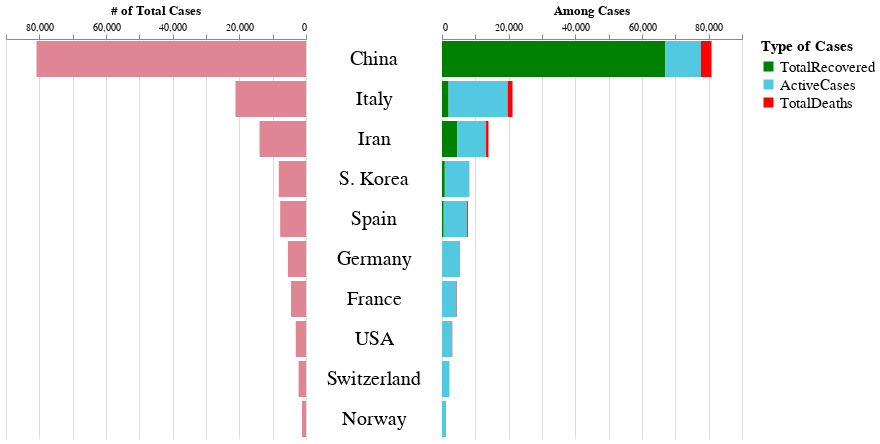

Source (notebook cell):
### Code cell
# ranking list 
names_c = data_1['Country,Other'].to_list()

# replace NaN with 0 in Total Deaths

middle  = alt.Chart(data_1).encode(
    alt.Y('Country,Other:N', sort = names, axis=None),
    text = alt.Text('Country,Other:N'),
).mark_text(fontSize = 20).properties( height = 400)

left = alt.Chart(data_1).encode(
    alt.Y('Country,Other:N', sort = names_c, title = None, axis = None),
    alt.X('TotalCases:Q', sort = 'descending', axis = alt.Axis(title = None,orient = 'top'))
).mark_bar(color = '#E08594').properties(
width = 300,
    height = 400,
    title = '# of Total Cases'
)

# long form
right_data = data_1[['Country,Other', 'TotalRecovered', 'ActiveCases','TotalDeaths']]
right_data = pd.melt(right_data, id_vars = 'Country,Other')

right = alt.Chart(right_data).mark_bar().encode(
    alt.Y('Country,Other:N', axis = None, sort = names_c),
    alt.X('value:Q', axis = alt.Axis(title = None,orient = 'top')),
    alt.Color('variable:N', scale = alt.Scale(domain = names, range = colors),\
             legend = alt.Legend(title = 'Type of Cases', titleFontSize = 15, labelFontSize = 15))
).properties(
width = 300,
    height = 400,
    title = 'Among Cases'
)
(left | middle| right).configure_view(strokeWidth=0)

### Figure 1 — Vega-Lite specification as saved in the notebook (floating-point values rounded to 4 significant figures)
{"config": {"view": {"continuousWidth": 400, "continuousHeight": 300, "strokeWidth": 0}}, "hconcat": [{"mark": {"type": "bar", "color": "#E08594"}, "encoding": {"x": {"type": "quantitative", "axis": {"orient": "top", "title": null}, "field": "TotalCases", "sort": "descending"}, "y": {"type": "nominal", "axis": null, "field": "Country,Other", "sort": ["China", "Italy", "Iran", "S. Korea", "Spain", "Germany", "France", "USA", "Switzerland", "Norway"], "title": null}}, "height": 400, "title": "# of Total Cases", "width": 300}, {"mark": {"type": "text", "fontSize": 20}, "encoding": {"text": {"type": "nominal", "field": "Country,Other"}, "y": {"type": "nominal", "axis": null, "field": "Country,Other", "sort": ["TotalRecovered", "ActiveCases", "TotalDeaths"]}}, "height": 400}, {"data": {"name": "data-e9ec576f25ce0ef18a76d89db83d0b48"}, "mark": "bar", "encoding": {"color": {"type": "nominal", "field": "variable", "legend": {"labelFontSize": 15, "title": "Type of Cases", "titleFontSize": 15}, "scale": {"domain": ["TotalRecovered", "ActiveCases", "TotalDeaths"], "range": ["green", "#52C9E0", "red"]}}, "x": {"type": "quantitative", "axis": {"orient": "top", "title": null}, "field": "value"}, "y": {"type": "nominal", "axis": null, "field": "Country,Other", "sort": ["China", "Italy", "Iran", "S. Korea", "Spain", "Germany", "France", "USA", "Switzerland", "Norway"]}}, "height": 400, "title": "Among Cases", "width": 300}], "data": {"name": "data-e931ad9b769553cec3508df328ff93c7"}, "$schema": "https://vega.github.io/schema/vega-lite/v4.0.2.json", "datasets": {"data-e931ad9b769553cec3508df328ff93c7": [{"Country,Other": "China", "TotalCases": 80849, "NewCases": "+25", "TotalDeaths": 3199.0, "NewDeaths": 10.0, "TotalRecovered": 66930.0, "ActiveCases": 10719, "Serious,Critical": 3226.0, "Tot Cases/1M pop": 56.2}, {"Country,Other": "Italy", "TotalCases": 21157, "NewCases": null, "TotalDeaths": 1441.0, "NewDeaths": null, "TotalRecovered": 1966.0, "ActiveCases": 17750, "Serious,Critical": 1518.0, "Tot Cases/1M pop": 349.9}, {"Country,Other": "Iran", "TotalCases": 13938, "NewCases": "+1,209", "TotalDeaths": 724.0, "NewDeaths": 113.0, "TotalRecovered": 4590.0, "ActiveCases": 8624, "Serious,Critical": null, "Tot Cases/1M pop": 165.9}, {"Country,Other": "S. Korea", "TotalCases": 8162, "NewCases": "+76", "TotalDeaths": 75.0, "NewDeaths": 3.0, "TotalRecovered": 834.0, "ActiveCases": 7253, "Serious,Critical": 59.0, "Tot Cases/1M pop": 159.2}, {"Country,Other": "Spain", "TotalCases": 7753, "NewCases": "+1,362", "TotalDeaths": 291.0, "NewDeaths": 95.0, "TotalRecovered": 517.0, "ActiveCases": 6945, "Serious,Critical": 272.0, "Tot Cases/1M pop": 165.8}, {"Country,Other": "Germany", "TotalCases": 5426, "NewCases": "+827", "TotalDeaths": 11.0, "NewDeaths": 2.0, "TotalRecovered": 46.0, "ActiveCases": 5369, "Serious,Critical": 2.0, "Tot Cases/1M pop": 64.8}, {"Country,Other": "France", "TotalCases": 4499, "NewCases": "+30", "TotalDeaths": 91.0, "NewDeaths": null, "TotalRecovered": 12.0, "ActiveCases": 4396, "Serious,Critical": 300.0, "Tot Cases/1M pop": 68.9}, {"Country,Other": "USA", "TotalCases": 3083, "NewCases": "+140", "TotalDeaths": 60.0, "NewDeaths": 3.0, "TotalRecovered": 56.0, "ActiveCases": 2967, "Serious,Critical": 10.0, "Tot Cases/1M pop": 9.3}, {"Country,Other": "Switzerland", "TotalCases": 2217, "NewCases": "+842", "TotalDeaths": 14.0, "NewDeaths": 1.0, "TotalRecovered": 4.0, "ActiveCases": 2199, "Serious,Critical": null, "Tot Cases/1M pop": 256.2}, {"Country,Other": "Norway", "TotalCases": 1205, "NewCases": "+96", "TotalDeaths": 3.0, "NewDeaths": null, "TotalRecovered": 1.0, "ActiveCases": 1201, "Serious,Critical": 27.0, "Tot Cases/1M pop": 222.3}], "data-e9ec576f25ce0ef18a76d89db83d0b48": [{"Country,Other": "China", "variable": "TotalRecovered", "value": 66930.0}, {"Country,Other": "Italy", "variable": "TotalRecovered", "value": 1966.0}, {"Country,Other": "Iran", "variable": "TotalRecovered", "value": 4590.0}, {"Country,Other": "S. Korea", "variable": "TotalRecovered", "value": 834.0}, {"Country,Other": "Spain", "variable": "TotalRecovered", "value": 517.0}, {"Country,Other": "Germany", "variable": "TotalRecovered", "value": 46.0}, {"Country,Other": "France", "variable": "TotalRecovered", "value": 12.0}, {"Country,Other": "USA", "variable": "TotalRecovered", "value": 56.0}, {"Country,Other": "Switzerland", "variable": "TotalRecovered", "value": 4.0}, {"Country,Other": "Norway", "variable": "TotalRecovered", "value": 1.0}, {"Country,Other": "China", "variable": "ActiveCases", "value": 10720.0}, {"Country,Other": "Italy", "variable": "ActiveCases", "value": 17750.0}, {"Country,Other": "Iran", "variable": "ActiveCases", "value": 8624.0}, {"Country,Other": "S. Korea", "variable": "ActiveCases", "value": 7253.0}, {"Country,Other": "Spain", "variable": "ActiveCases", "value": 6945.0}, {"Country,Other": "Germany", "variable": "ActiveCases", "value": 5369.0}, {"Country,Other": "France", "variable": "ActiveCases", "value": 4396.0}, {"Country,Other": "USA", "variable": "ActiveCases", "value": 2967.0}, {"Country,Other": "Switzerland", "variable": "ActiveCases", "value": 2199.0}, {"Country,Other": "Norway", "variable": "ActiveCases", "value": 1201.0}, {"Country,Other": "China", "variable": "TotalDeaths", "value": 3199.0}, {"Country,Other": "Italy", "variable": "TotalDeaths", "value": 1441.0}, {"Country,Other": "Iran", "variable": "TotalDeaths", "value": 724.0}, {"Country,Other": "S. Korea", "variable": "TotalDeaths", "value": 75.0}, {"Country,Other": "Spain", "variable": "TotalDeaths", "value": 291.0}, {"Country,Other": "Germany", "variable": "TotalDeaths", "value": 11.0}, {"Country,Other": "France", "variable": "TotalDeaths", "value": 91.0}, {"Country,Other": "USA", "variable": "TotalDeaths", "value": 60.0}, {"Country,Other": "Switzerland", "variable": "TotalDeaths", "value": 14.0}, {"Country,Other": "Norway", "variable": "TotalDeaths", "value": 3.0}]}}
